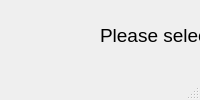
<?xml version="1.0" encoding="UTF-8"?>
<ui version="4.0">
 <class>recordingSelector</class>
 <widget class="QMainWindow" name="recordingSelector">
  <property name="geometry">
   <rect>
    <x>0</x>
    <y>0</y>
    <width>800</width>
    <height>0</height>
   </rect>
  </property>
  <property name="windowTitle">
   <string>MainWindow</string>
  </property>
  <widget class="QWidget" name="centralwidget">
   <widget class="QTextEdit" name="chosen_path">
    <property name="geometry">
     <rect>
      <x>340</x>
      <y>200</y>
      <width>161</width>
      <height>31</height>
     </rect>
    </property>
   </widget>
   <widget class="QPushButton" name="uploadRec">
    <property name="geometry">
     <rect>
      <x>340</x>
      <y>140</y>
      <width>161</width>
      <height>41</height>
     </rect>
    </property>
    <property name="font">
     <font>
      <pointsize>11</pointsize>
     </font>
    </property>
    <property name="text">
     <string>Upload Recording</string>
    </property>
   </widget>
   <widget class="QLabel" name="label">
    <property name="geometry">
     <rect>
      <x>100</x>
      <y>20</y>
      <width>671</width>
      <height>31</height>
     </rect>
    </property>
    <property name="font">
     <font>
      <pointsize>14</pointsize>
     </font>
    </property>
    <property name="text">
     <string>Please select a recording where you would like to check if the speaker appears:</string>
    </property>
   </widget>
   <widget class="QPushButton" name="submit">
    <property name="geometry">
     <rect>
      <x>340</x>
      <y>90</y>
      <width>161</width>
      <height>41</height>
     </rect>
    </property>
    <property name="font">
     <font>
      <pointsize>11</pointsize>
     </font>
    </property>
    <property name="text">
     <string>Submit</string>
    </property>
   </widget>
  </widget>
  <widget class="QMenuBar" name="menubar">
   <property name="geometry">
    <rect>
     <x>0</x>
     <y>0</y>
     <width>800</width>
     <height>21</height>
    </rect>
   </property>
  </widget>
  <widget class="QStatusBar" name="statusbar"/>
 </widget>
 <resources/>
 <connections/>
</ui>
